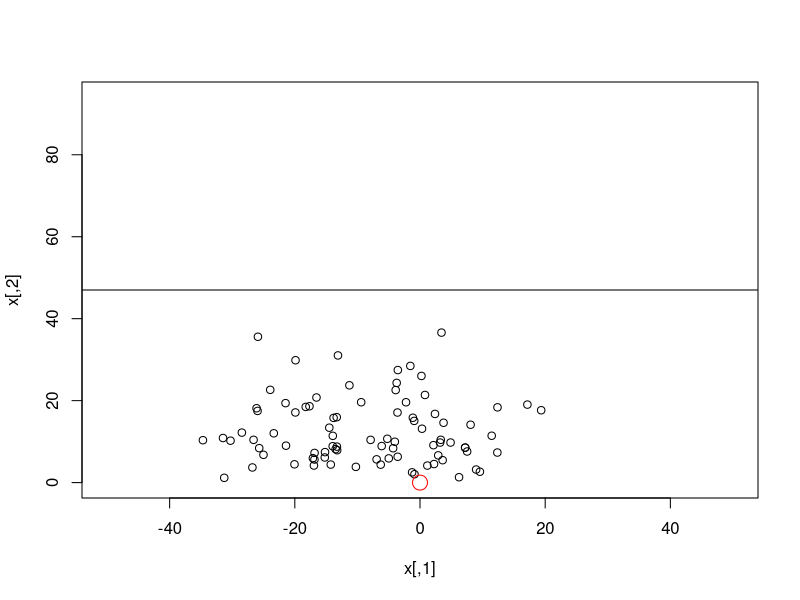
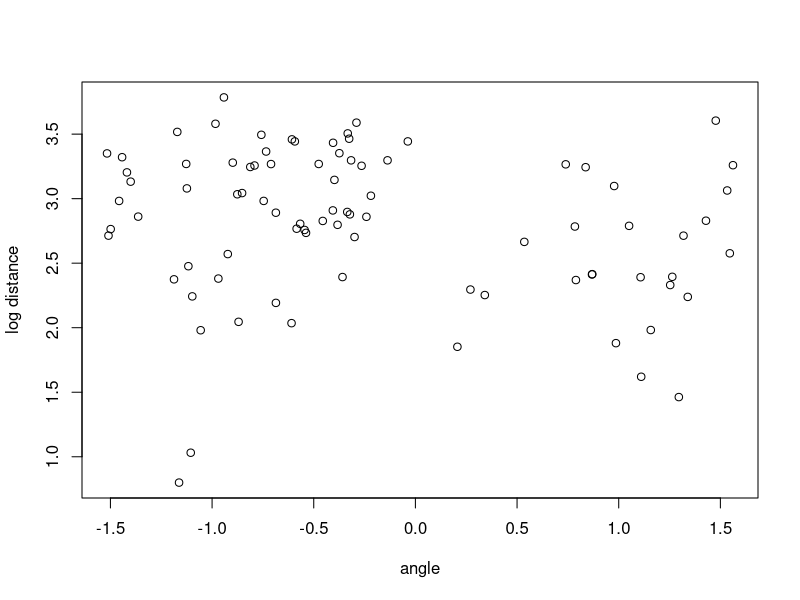
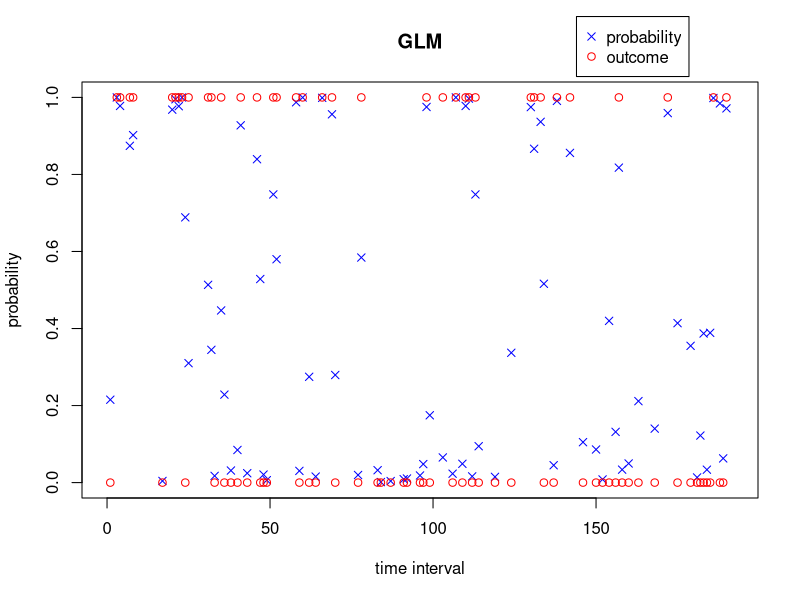
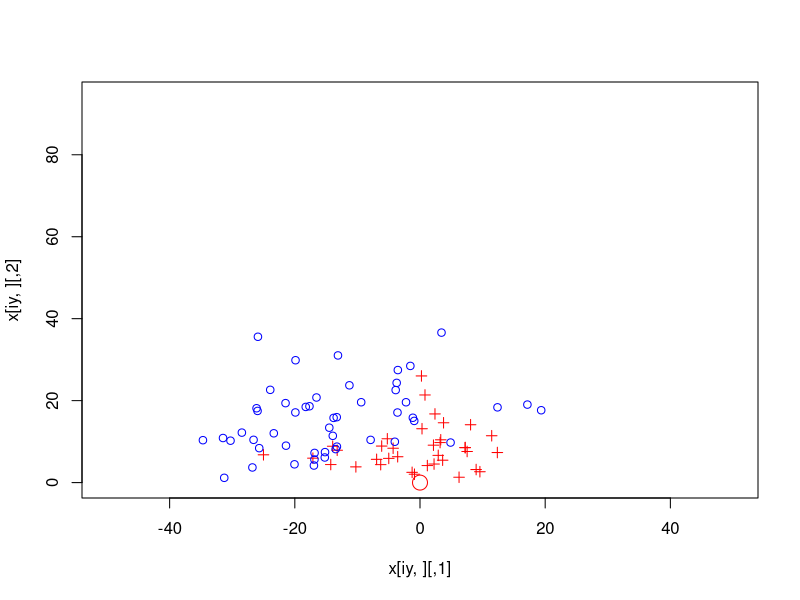
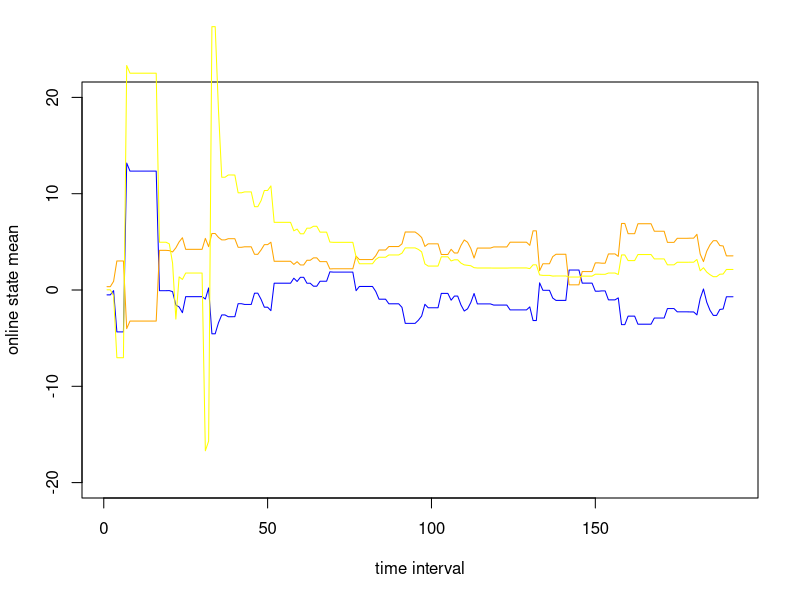
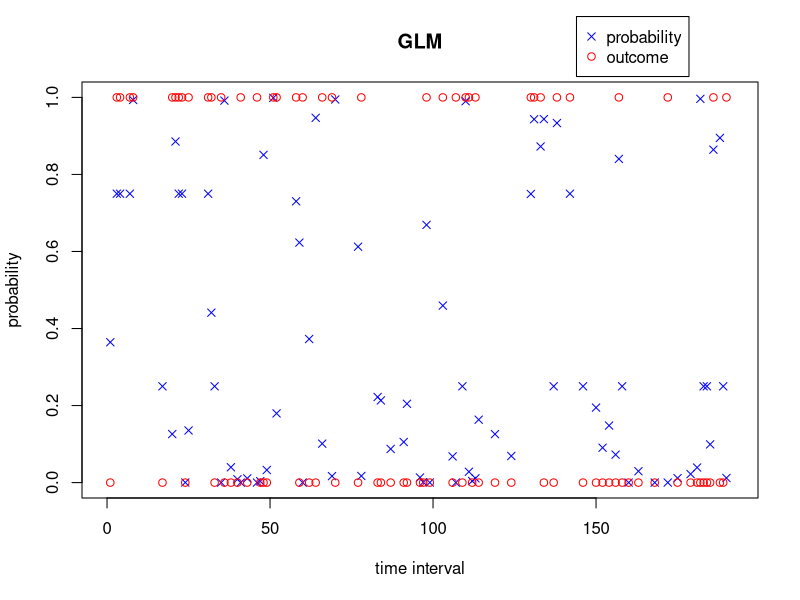

Here is the R script that generated these plots, in order:
## ---- chunk 1
#things I'm having trouble with:
  #positive definite sCt[,,t]
  #interpretation
  #confidence interval plot

library(mvtnorm)
set.seed(3)
#court dimensions
xm <- 50; ym <- 94            
#num time units within a game
T <- 48/0.25                 

#generating shot attempts with constant prob over the course of a game
prshot <- 0.4
#shots is binary shot attempt vector
shots <- runif(n=T) < prshot  
tshot <- which(shots)
nshots <- length(tshot)

#x-y coordinates in feet. origin = basket
x <- matrix(c(xm*(2*rbeta(n=nshots, 6,8) - 1),
              ym*rbeta(n=nshots, 2, 12)), 
            ncol = 2)
plot(x, ylim=c(0,ym), xlim=c(-xm,xm))
abline(h=ym/2)
points(0,0,col="red", cex=2)

#convert to theta and r
z <- matrix(c(atan(x[,2]/x[,1]),
            sqrt(rowSums(x^2))),
            ncol=2)
#a shifting factor to roughly center log(r) around 0
za <- log(ym/5)
#2 covariates and intercept
Z <- cbind(1, z[,1], log(z[,2]) - za)
plot(Z[,2], Z[,3]+za, xlab = "angle", ylab="log distance")

#generating shot success probabilities
theta <- matrix(c(-0.5, 1.5, -5.5)) #GLM parameters
p <- length(theta)
pscore <- 1/(1+exp(-Z %*% theta))
q <- rep(NaN, T)
q[shots] <- pscore

#generating shot outcomes
y <- rep(NaN, T)
y[shots] <- runif(n=nshots) <= pscore
iy <- which(y[!is.nan(y)] == 1)
par(xpd=TRUE)
plot(0,0,type="n",xlim = c(0,T),ylim=c(0,1), ylab = "probability", xlab = "time interval", main = "GLM")
points(tshot, q[tshot], pch=4, col = "blue")
points(tshot, y[tshot], pch=1, col = "red")
legend(x=T*0.75, y=1.21, legend=c("probability", "outcome"), pch = c(4,1), col=c("blue", "red"))
plot(x[iy,], ylim=c(0,ym), xlim=c(-xm,xm), col = "red", pch = 3)
points(x[-iy,], col ="blue", pch = 1)
points(0,0,col="red", cex=2)

#set up DGLM and initial prior
#first, set up covariates per time interval
F <- t(Z)
p <- dim(F)[1]
mt <- rep(0,p) #prior mean vector
Ct <- diag(p) #prior covariance matrix
delta <- 0.99 #discount factor; "streaky parameter"
#forward filtering (FF)
smt <- matrix(rep(0,p*T), nrow=p)           #save post means
sCt <- array(rep(0,p*p*T), dim = c(p,p,T))  #save post covars
spt <- rep(NaN, T)                          #save post prob success
lmlik <- rep(0,T)                           #marg lik per time int
ishot <- 0
for(t in 1:T){
  if(t %in% tshot){
    #current shot attempt index, and time
    ishot <- ishot + 1
    ti <- tshot[ishot]
    
    ft <- (F[,ishot]) %*% mt
    At <- Ct %*% F[,ishot]/delta
    qt <- (F[,ishot]) %*% At
    At <- At/as.numeric(qt)
    
    #prior mean and var of linear predictor, and adaptive vector
    #compute approx prior Beta(r,s) params; update w/ numerical iterations for exact values
    eft <- exp(ft)   #crude initial values
    rt <- (1+eft)/qt
    st <- rt/eft
    rt <- max(0.5, rt)
    st <- max(0.5, st)
    
    #iterative numerical solution
    ep <- 0.5; drt <- 1; dst <- 1; xt <- matrix(c(rt, st))
    while(max(drt, dst) < ep){
      r0t <- psigamma(rt,0); s0t <- psigamma(st,0)
      r1t <- psigamma(rt,1); s1t <- psigamma(st,1)
      fxt <- c(r0t-s0t-ft, r1t+s1t-qt)
      Axt <- matrix(c(r1t, -s1t, psigamma(rt, 2), psigamma(st, 2)), ncol=2, byrow = TRUE)
      xt <- xt - solve(Axt, fxt)
      drt <- xt[1] - rt; dst <- xt[2] - st
      rt <- xt[1]; st <- xt[2]
    }
    lmlik[t] <- lgamma(rt+st) - lgamma(rt) - lgamma(st) + 
                lgamma(rt+y[t]) + lgamma(st+1-y[t]) - lgamma(rt+st+1) + 
                lgamma(2) - lgamma(1+y[t]) - lgamma(2-y[t])
    rts <- rt + y[t]; sts <- st + 1-y[t] #posterior beta params
    #convert to mean and variance for linear predictor
    fts <- psigamma(rts,0)-psigamma(sts,0); qts <- psigamma(rts,1)+psigamma(sts,0)
    spt[t] <- rts/(sts+rts)
    
    #update state parameters
    mt <- mt+At%*%(fts-ft)
    Ct <- Ct/delta - (At%*%t(At))*as.numeric(qt-qts)
    Ct <- (Ct + t(Ct))/2
    c(t, rt, st, mt)
    
    if(any(is.nan(mt))){
      print("stop")
      break
    }
  }
  smt[,t] <- mt; sCt[,,t] <- Ct #saving
}

#THIS IS NOT RIGHT. YELLOW IS TOO WONKY
plot(smt[1,],type="l", col = "blue", ylim = c(-20, 20), xlab = "time interval", ylab = "online state mean")
lines(smt[2,],type="l", col = "orange")
lines(smt[3,],type="l", col = "yellow")

par(xpd=TRUE)
plot(0,0,type="n",xlim = c(0,T),ylim=c(0,1), ylab = "probability", xlab = "time interval", main = "GLM")
points(tshot, spt[tshot], pch=4, col = "blue")
points(tshot, y[tshot], pch=1, col = "red")
legend(x=T*0.75, y=1.21, legend=c("probability", "outcome"), pch = c(4,1), col=c("blue", "red"))

#Backward sampling
nmc <- 1000
#save posterior means and posterior success probs
MCtheta <- array(0, c(p, T, nmc)) 
MCq <- array(0, c(T, nmc))

#begin BS at timeunit T
thetat <- rmvnorm(n=nmc, smt[,T], sCt[,,T])
MCtheta[,T,] <- t(thetat)
MCq[T,] <- 1/(1+exp(-thetat %*% F[,nshots]))

#then recurse backwards
ishot <- nshots + 1
for(t in (T-1):1){
  if(t %in% tshot){
    ht = (1-delta)*t(array(smt[,7], c(dim(smt)[1], nmc))) + delta*thetat
    #run a simulation for each row of ht and each 3rd dim of sCt
    thetat <- t(apply(ht, 1, rmvnorm, n=1, sigma = sCt[,,t]*(1-delta)))
    MCtheta[,t,] <- t(thetat)
    ishot <- ishot - 1; ti <- tshot[ishot]
    MCq[t,] <- 1/(1+exp(-thetat %*% F[,ishot]))
  }
}

#retrospective posterior summaries
pr <- t(apply(MCq[tshot,], 1, quantile, c(.025, .25, .5, .75, .975), na.rm=TRUE)) #get quantiles of each row
#plot() #I can't do ciplot...

# for(j in 1:p){
# 
# }

